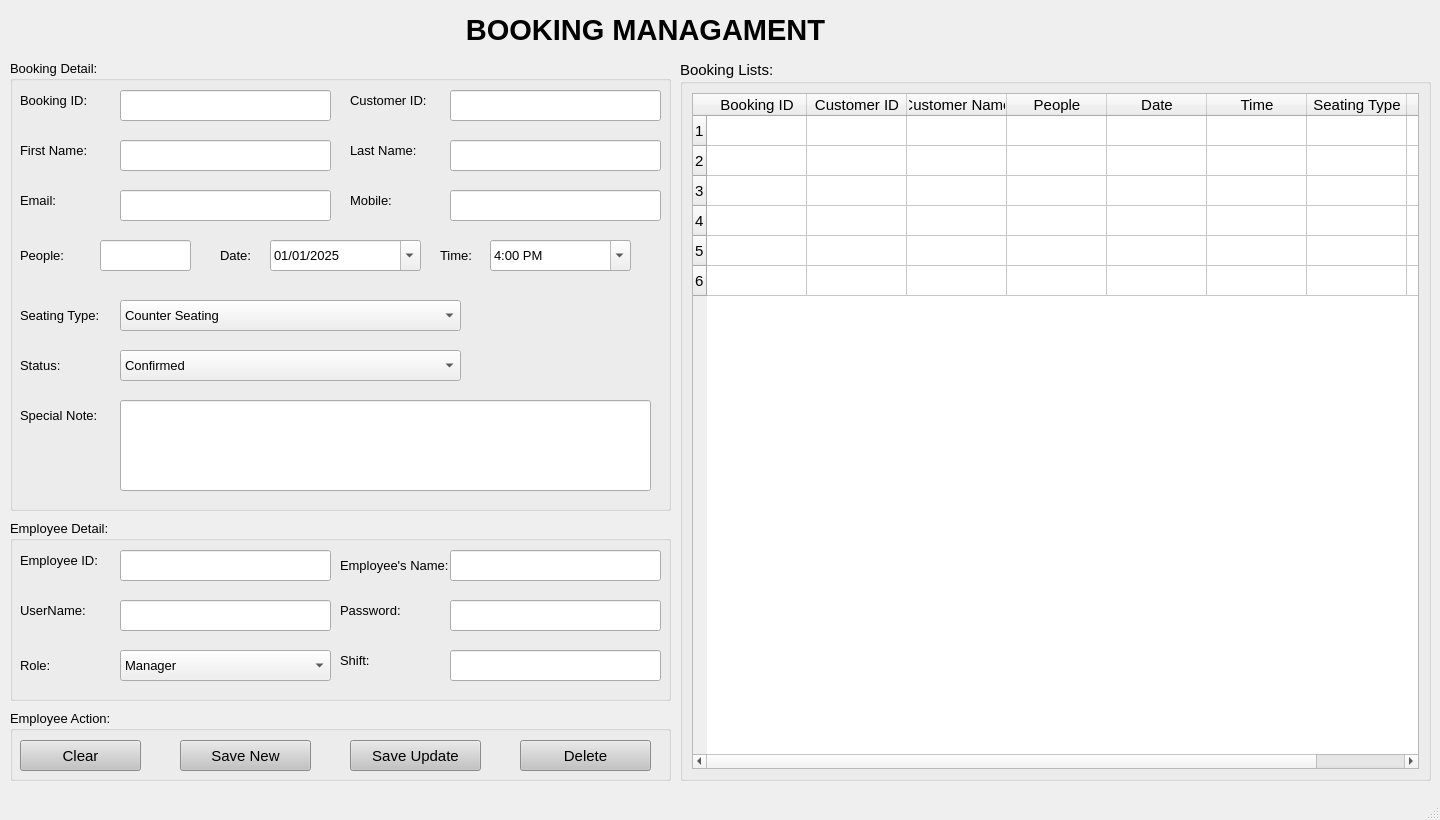
<?xml version="1.0" encoding="UTF-8"?>
<ui version="4.0">
 <class>MainWindow</class>
 <widget class="QMainWindow" name="MainWindow">
  <property name="geometry">
   <rect>
    <x>0</x>
    <y>0</y>
    <width>1440</width>
    <height>820</height>
   </rect>
  </property>
  <property name="windowTitle">
   <string>LeThiMyHoa - K234111389</string>
  </property>
  <widget class="QWidget" name="centralwidget">
   <widget class="QLabel" name="label">
    <property name="geometry">
     <rect>
      <x>350</x>
      <y>0</y>
      <width>591</width>
      <height>61</height>
     </rect>
    </property>
    <property name="text">
     <string>&lt;html&gt;&lt;head/&gt;&lt;body&gt;&lt;p align=&quot;center&quot;&gt;&lt;span style=&quot; font-size:22pt; font-weight:600; color:#000000;&quot;&gt;BOOKING MANAGAMENT&lt;/span&gt;&lt;/p&gt;&lt;/body&gt;&lt;/html&gt;</string>
    </property>
   </widget>
   <widget class="QGroupBox" name="groupBox_3">
    <property name="geometry">
     <rect>
      <x>680</x>
      <y>60</y>
      <width>751</width>
      <height>721</height>
     </rect>
    </property>
    <property name="font">
     <font>
      <pointsize>11</pointsize>
     </font>
    </property>
    <property name="title">
     <string>Booking Lists:</string>
    </property>
    <layout class="QHBoxLayout" name="horizontalLayout">
     <item>
      <widget class="QTableWidget" name="tableWidgetBookingList">
       <property name="font">
        <font>
         <pointsize>11</pointsize>
        </font>
       </property>
       <row>
        <property name="text">
         <string>1</string>
        </property>
       </row>
       <row>
        <property name="text">
         <string>2</string>
        </property>
       </row>
       <row>
        <property name="text">
         <string>3</string>
        </property>
       </row>
       <row>
        <property name="text">
         <string>4</string>
        </property>
       </row>
       <row>
        <property name="text">
         <string>5</string>
        </property>
       </row>
       <row>
        <property name="text">
         <string>6</string>
        </property>
       </row>
       <column>
        <property name="text">
         <string>Booking ID</string>
        </property>
       </column>
       <column>
        <property name="text">
         <string>Customer ID</string>
        </property>
       </column>
       <column>
        <property name="text">
         <string>Customer Name</string>
        </property>
       </column>
       <column>
        <property name="text">
         <string>People</string>
        </property>
       </column>
       <column>
        <property name="text">
         <string>Date</string>
        </property>
       </column>
       <column>
        <property name="text">
         <string>Time</string>
        </property>
       </column>
       <column>
        <property name="text">
         <string>Seating Type</string>
        </property>
       </column>
       <column>
        <property name="text">
         <string>Status</string>
        </property>
       </column>
       <item row="0" column="0">
        <property name="text">
         <string/>
        </property>
        <property name="font">
         <font>
          <weight>75</weight>
          <bold>true</bold>
         </font>
        </property>
       </item>
       <item row="0" column="2">
        <property name="text">
         <string/>
        </property>
       </item>
       <item row="0" column="4">
        <property name="text">
         <string/>
        </property>
       </item>
       <item row="0" column="5">
        <property name="text">
         <string/>
        </property>
       </item>
       <item row="1" column="0">
        <property name="text">
         <string/>
        </property>
       </item>
       <item row="1" column="2">
        <property name="text">
         <string/>
        </property>
       </item>
       <item row="1" column="4">
        <property name="text">
         <string/>
        </property>
       </item>
       <item row="1" column="5">
        <property name="text">
         <string/>
        </property>
       </item>
       <item row="2" column="0">
        <property name="text">
         <string/>
        </property>
       </item>
       <item row="2" column="2">
        <property name="text">
         <string/>
        </property>
       </item>
       <item row="2" column="4">
        <property name="text">
         <string/>
        </property>
       </item>
       <item row="2" column="5">
        <property name="text">
         <string/>
        </property>
       </item>
       <item row="3" column="0">
        <property name="text">
         <string/>
        </property>
       </item>
       <item row="3" column="2">
        <property name="text">
         <string/>
        </property>
       </item>
       <item row="3" column="4">
        <property name="text">
         <string/>
        </property>
       </item>
       <item row="3" column="5">
        <property name="text">
         <string/>
        </property>
       </item>
       <item row="4" column="0">
        <property name="text">
         <string/>
        </property>
       </item>
       <item row="4" column="2">
        <property name="text">
         <string/>
        </property>
       </item>
       <item row="4" column="4">
        <property name="text">
         <string/>
        </property>
       </item>
       <item row="4" column="5">
        <property name="text">
         <string/>
        </property>
       </item>
       <item row="5" column="0">
        <property name="text">
         <string/>
        </property>
       </item>
       <item row="5" column="2">
        <property name="text">
         <string/>
        </property>
       </item>
       <item row="5" column="4">
        <property name="text">
         <string/>
        </property>
       </item>
       <item row="5" column="5">
        <property name="text">
         <string/>
        </property>
       </item>
      </widget>
     </item>
    </layout>
   </widget>
   <widget class="QGroupBox" name="groupBox_4">
    <property name="geometry">
     <rect>
      <x>10</x>
      <y>60</y>
      <width>661</width>
      <height>451</height>
     </rect>
    </property>
    <property name="font">
     <font>
      <pointsize>10</pointsize>
     </font>
    </property>
    <property name="title">
     <string>Booking Detail:</string>
    </property>
    <widget class="QLabel" name="label_2">
     <property name="geometry">
      <rect>
       <x>10</x>
       <y>30</y>
       <width>91</width>
       <height>21</height>
      </rect>
     </property>
     <property name="text">
      <string>Booking ID:</string>
     </property>
    </widget>
    <widget class="QLineEdit" name="lineEditBookingID">
     <property name="geometry">
      <rect>
       <x>110</x>
       <y>30</y>
       <width>211</width>
       <height>31</height>
      </rect>
     </property>
    </widget>
    <widget class="QLabel" name="label_3">
     <property name="geometry">
      <rect>
       <x>10</x>
       <y>180</y>
       <width>71</width>
       <height>31</height>
      </rect>
     </property>
     <property name="text">
      <string>People:</string>
     </property>
    </widget>
    <widget class="QLineEdit" name="lineEditPeople">
     <property name="geometry">
      <rect>
       <x>90</x>
       <y>180</y>
       <width>91</width>
       <height>31</height>
      </rect>
     </property>
     <property name="font">
      <font>
       <pointsize>10</pointsize>
      </font>
     </property>
    </widget>
    <widget class="QLineEdit" name="lineEditCustomerID">
     <property name="geometry">
      <rect>
       <x>440</x>
       <y>30</y>
       <width>211</width>
       <height>31</height>
      </rect>
     </property>
    </widget>
    <widget class="QLabel" name="label_4">
     <property name="geometry">
      <rect>
       <x>340</x>
       <y>30</y>
       <width>91</width>
       <height>21</height>
      </rect>
     </property>
     <property name="text">
      <string>Customer ID:</string>
     </property>
    </widget>
    <widget class="QLabel" name="label_8">
     <property name="geometry">
      <rect>
       <x>210</x>
       <y>180</y>
       <width>51</width>
       <height>31</height>
      </rect>
     </property>
     <property name="text">
      <string>Date:</string>
     </property>
    </widget>
    <widget class="QLabel" name="label_15">
     <property name="geometry">
      <rect>
       <x>430</x>
       <y>180</y>
       <width>51</width>
       <height>31</height>
      </rect>
     </property>
     <property name="text">
      <string>Time:</string>
     </property>
    </widget>
    <widget class="QLabel" name="label_16">
     <property name="geometry">
      <rect>
       <x>10</x>
       <y>240</y>
       <width>111</width>
       <height>31</height>
      </rect>
     </property>
     <property name="text">
      <string>Seating Type:</string>
     </property>
    </widget>
    <widget class="QComboBox" name="comboBoxSeatingType">
     <property name="geometry">
      <rect>
       <x>110</x>
       <y>240</y>
       <width>341</width>
       <height>31</height>
      </rect>
     </property>
     <property name="currentText">
      <string>Counter Seating</string>
     </property>
     <item>
      <property name="text">
       <string>Counter Seating</string>
      </property>
     </item>
     <item>
      <property name="text">
       <string>Private Dining Room</string>
      </property>
     </item>
    </widget>
    <widget class="QLineEdit" name="lineEditFirstName">
     <property name="geometry">
      <rect>
       <x>110</x>
       <y>80</y>
       <width>211</width>
       <height>31</height>
      </rect>
     </property>
    </widget>
    <widget class="QLabel" name="label_5">
     <property name="geometry">
      <rect>
       <x>10</x>
       <y>80</y>
       <width>91</width>
       <height>21</height>
      </rect>
     </property>
     <property name="text">
      <string>First Name:</string>
     </property>
    </widget>
    <widget class="QLineEdit" name="lineEditLastName">
     <property name="geometry">
      <rect>
       <x>440</x>
       <y>80</y>
       <width>211</width>
       <height>31</height>
      </rect>
     </property>
     <property name="echoMode">
      <enum>QLineEdit::Normal</enum>
     </property>
    </widget>
    <widget class="QLabel" name="label_10">
     <property name="geometry">
      <rect>
       <x>340</x>
       <y>80</y>
       <width>91</width>
       <height>21</height>
      </rect>
     </property>
     <property name="text">
      <string>Last Name:</string>
     </property>
    </widget>
    <widget class="QLineEdit" name="lineEditMobile">
     <property name="geometry">
      <rect>
       <x>440</x>
       <y>130</y>
       <width>211</width>
       <height>31</height>
      </rect>
     </property>
     <property name="echoMode">
      <enum>QLineEdit::Normal</enum>
     </property>
    </widget>
    <widget class="QLabel" name="label_6">
     <property name="geometry">
      <rect>
       <x>10</x>
       <y>130</y>
       <width>81</width>
       <height>21</height>
      </rect>
     </property>
     <property name="text">
      <string>Email:</string>
     </property>
    </widget>
    <widget class="QLabel" name="label_11">
     <property name="geometry">
      <rect>
       <x>340</x>
       <y>130</y>
       <width>91</width>
       <height>21</height>
      </rect>
     </property>
     <property name="text">
      <string>Mobile:</string>
     </property>
    </widget>
    <widget class="QLineEdit" name="lineEditEmail">
     <property name="geometry">
      <rect>
       <x>110</x>
       <y>130</y>
       <width>211</width>
       <height>31</height>
      </rect>
     </property>
    </widget>
    <widget class="QLineEdit" name="lineEditSpecial">
     <property name="geometry">
      <rect>
       <x>110</x>
       <y>340</y>
       <width>531</width>
       <height>91</height>
      </rect>
     </property>
    </widget>
    <widget class="QLabel" name="label_7">
     <property name="geometry">
      <rect>
       <x>10</x>
       <y>340</y>
       <width>91</width>
       <height>31</height>
      </rect>
     </property>
     <property name="text">
      <string>Special Note:</string>
     </property>
    </widget>
    <widget class="QComboBox" name="comboBoxStatus">
     <property name="geometry">
      <rect>
       <x>110</x>
       <y>290</y>
       <width>341</width>
       <height>31</height>
      </rect>
     </property>
     <property name="currentText">
      <string>Confirmed </string>
     </property>
     <item>
      <property name="text">
       <string>Confirmed </string>
      </property>
     </item>
     <item>
      <property name="text">
       <string>Pending</string>
      </property>
     </item>
     <item>
      <property name="text">
       <string>Cancelled</string>
      </property>
     </item>
    </widget>
    <widget class="QLabel" name="label_17">
     <property name="geometry">
      <rect>
       <x>10</x>
       <y>290</y>
       <width>81</width>
       <height>31</height>
      </rect>
     </property>
     <property name="text">
      <string>Status:</string>
     </property>
    </widget>
    <widget class="QDateEdit" name="dateEditDate">
     <property name="geometry">
      <rect>
       <x>260</x>
       <y>180</y>
       <width>151</width>
       <height>31</height>
      </rect>
     </property>
     <property name="maximumDate">
      <date>
       <year>2025</year>
       <month>12</month>
       <day>31</day>
      </date>
     </property>
     <property name="minimumDate">
      <date>
       <year>2025</year>
       <month>1</month>
       <day>1</day>
      </date>
     </property>
     <property name="displayFormat">
      <string>dd/MM/yyyy</string>
     </property>
     <property name="calendarPopup">
      <bool>true</bool>
     </property>
    </widget>
    <widget class="QComboBox" name="comboBoxTime">
     <property name="geometry">
      <rect>
       <x>480</x>
       <y>180</y>
       <width>141</width>
       <height>31</height>
      </rect>
     </property>
     <property name="editable">
      <bool>true</bool>
     </property>
     <property name="maxCount">
      <number>20</number>
     </property>
     <item>
      <property name="text">
       <string>4:00 PM</string>
      </property>
     </item>
     <item>
      <property name="text">
       <string>4:15 PM</string>
      </property>
     </item>
     <item>
      <property name="text">
       <string>4:30 PM</string>
      </property>
     </item>
     <item>
      <property name="text">
       <string>4:45 PM</string>
      </property>
     </item>
     <item>
      <property name="text">
       <string>5:00 PM</string>
      </property>
     </item>
     <item>
      <property name="text">
       <string>5:15 PM</string>
      </property>
     </item>
     <item>
      <property name="text">
       <string>5:30 PM</string>
      </property>
     </item>
     <item>
      <property name="text">
       <string>5:45 PM</string>
      </property>
     </item>
     <item>
      <property name="text">
       <string>6:00 PM</string>
      </property>
     </item>
     <item>
      <property name="text">
       <string>6:15 PM</string>
      </property>
     </item>
     <item>
      <property name="text">
       <string>6:30 PM</string>
      </property>
     </item>
     <item>
      <property name="text">
       <string>6:45 PM</string>
      </property>
     </item>
     <item>
      <property name="text">
       <string>7:00 PM</string>
      </property>
     </item>
     <item>
      <property name="text">
       <string>7:15 PM</string>
      </property>
     </item>
     <item>
      <property name="text">
       <string>7:30 PM</string>
      </property>
     </item>
     <item>
      <property name="text">
       <string>7:45 PM</string>
      </property>
     </item>
     <item>
      <property name="text">
       <string>8:00 PM</string>
      </property>
     </item>
     <item>
      <property name="text">
       <string>8:15 PM</string>
      </property>
     </item>
     <item>
      <property name="text">
       <string>8:30 PM</string>
      </property>
     </item>
     <item>
      <property name="text">
       <string>10:30 PM</string>
      </property>
     </item>
    </widget>
   </widget>
   <widget class="QGroupBox" name="groupBox_5">
    <property name="geometry">
     <rect>
      <x>10</x>
      <y>710</y>
      <width>661</width>
      <height>71</height>
     </rect>
    </property>
    <property name="font">
     <font>
      <pointsize>10</pointsize>
     </font>
    </property>
    <property name="title">
     <string>Employee Action:</string>
    </property>
    <widget class="QPushButton" name="pushButtonClear">
     <property name="geometry">
      <rect>
       <x>10</x>
       <y>30</y>
       <width>121</width>
       <height>31</height>
      </rect>
     </property>
     <property name="font">
      <font>
       <pointsize>11</pointsize>
      </font>
     </property>
     <property name="styleSheet">
      <string notr="true">background-color: rgb(195, 195, 195);</string>
     </property>
     <property name="text">
      <string>Clear</string>
     </property>
    </widget>
    <widget class="QPushButton" name="pushButtonSaveNew">
     <property name="geometry">
      <rect>
       <x>170</x>
       <y>30</y>
       <width>131</width>
       <height>31</height>
      </rect>
     </property>
     <property name="font">
      <font>
       <pointsize>11</pointsize>
      </font>
     </property>
     <property name="styleSheet">
      <string notr="true">background-color: rgb(195, 195, 195);</string>
     </property>
     <property name="text">
      <string>Save New</string>
     </property>
    </widget>
    <widget class="QPushButton" name="pushButtonsaveUpdate">
     <property name="geometry">
      <rect>
       <x>340</x>
       <y>30</y>
       <width>131</width>
       <height>31</height>
      </rect>
     </property>
     <property name="font">
      <font>
       <pointsize>11</pointsize>
      </font>
     </property>
     <property name="styleSheet">
      <string notr="true">background-color: rgb(195, 195, 195);</string>
     </property>
     <property name="text">
      <string>Save Update</string>
     </property>
    </widget>
    <widget class="QPushButton" name="pushButtonDelete">
     <property name="geometry">
      <rect>
       <x>510</x>
       <y>30</y>
       <width>131</width>
       <height>31</height>
      </rect>
     </property>
     <property name="font">
      <font>
       <pointsize>11</pointsize>
      </font>
     </property>
     <property name="styleSheet">
      <string notr="true">background-color: rgb(195, 195, 195);</string>
     </property>
     <property name="text">
      <string>Delete</string>
     </property>
    </widget>
   </widget>
   <widget class="QGroupBox" name="groupBox">
    <property name="geometry">
     <rect>
      <x>10</x>
      <y>520</y>
      <width>661</width>
      <height>181</height>
     </rect>
    </property>
    <property name="font">
     <font>
      <pointsize>10</pointsize>
     </font>
    </property>
    <property name="title">
     <string>Employee Detail:</string>
    </property>
    <widget class="QLineEdit" name="lineEditPassword">
     <property name="geometry">
      <rect>
       <x>440</x>
       <y>80</y>
       <width>211</width>
       <height>31</height>
      </rect>
     </property>
     <property name="echoMode">
      <enum>QLineEdit::Password</enum>
     </property>
    </widget>
    <widget class="QLabel" name="label_9">
     <property name="geometry">
      <rect>
       <x>330</x>
       <y>30</y>
       <width>111</width>
       <height>31</height>
      </rect>
     </property>
     <property name="text">
      <string>Employee's Name:</string>
     </property>
    </widget>
    <widget class="QLabel" name="label_12">
     <property name="geometry">
      <rect>
       <x>10</x>
       <y>30</y>
       <width>91</width>
       <height>21</height>
      </rect>
     </property>
     <property name="text">
      <string>Employee ID:</string>
     </property>
    </widget>
    <widget class="QLineEdit" name="lineEditUserName">
     <property name="geometry">
      <rect>
       <x>110</x>
       <y>80</y>
       <width>211</width>
       <height>31</height>
      </rect>
     </property>
    </widget>
    <widget class="QLineEdit" name="lineEditEmployeeID">
     <property name="geometry">
      <rect>
       <x>110</x>
       <y>30</y>
       <width>211</width>
       <height>31</height>
      </rect>
     </property>
    </widget>
    <widget class="QLabel" name="label_13">
     <property name="geometry">
      <rect>
       <x>10</x>
       <y>80</y>
       <width>91</width>
       <height>21</height>
      </rect>
     </property>
     <property name="text">
      <string>UserName:</string>
     </property>
    </widget>
    <widget class="QLabel" name="label_14">
     <property name="geometry">
      <rect>
       <x>330</x>
       <y>80</y>
       <width>91</width>
       <height>21</height>
      </rect>
     </property>
     <property name="text">
      <string>Password:</string>
     </property>
    </widget>
    <widget class="QLineEdit" name="lineEditEmployeeName">
     <property name="geometry">
      <rect>
       <x>440</x>
       <y>30</y>
       <width>211</width>
       <height>31</height>
      </rect>
     </property>
    </widget>
    <widget class="QLabel" name="label_18">
     <property name="geometry">
      <rect>
       <x>10</x>
       <y>130</y>
       <width>111</width>
       <height>31</height>
      </rect>
     </property>
     <property name="text">
      <string>Role:</string>
     </property>
    </widget>
    <widget class="QComboBox" name="comboBoxRole">
     <property name="geometry">
      <rect>
       <x>110</x>
       <y>130</y>
       <width>211</width>
       <height>31</height>
      </rect>
     </property>
     <property name="currentText">
      <string>Manager</string>
     </property>
     <item>
      <property name="text">
       <string>Manager</string>
      </property>
     </item>
     <item>
      <property name="text">
       <string>Staff</string>
      </property>
     </item>
    </widget>
    <widget class="QLineEdit" name="lineEditShift">
     <property name="geometry">
      <rect>
       <x>440</x>
       <y>130</y>
       <width>211</width>
       <height>31</height>
      </rect>
     </property>
     <property name="echoMode">
      <enum>QLineEdit::Password</enum>
     </property>
    </widget>
    <widget class="QLabel" name="label_24">
     <property name="geometry">
      <rect>
       <x>330</x>
       <y>130</y>
       <width>91</width>
       <height>21</height>
      </rect>
     </property>
     <property name="text">
      <string>Shift:</string>
     </property>
    </widget>
   </widget>
  </widget>
  <widget class="QMenuBar" name="menubar">
   <property name="geometry">
    <rect>
     <x>0</x>
     <y>0</y>
     <width>1440</width>
     <height>22</height>
    </rect>
   </property>
  </widget>
  <widget class="QStatusBar" name="statusbar"/>
 </widget>
 <resources/>
 <connections/>
</ui>
